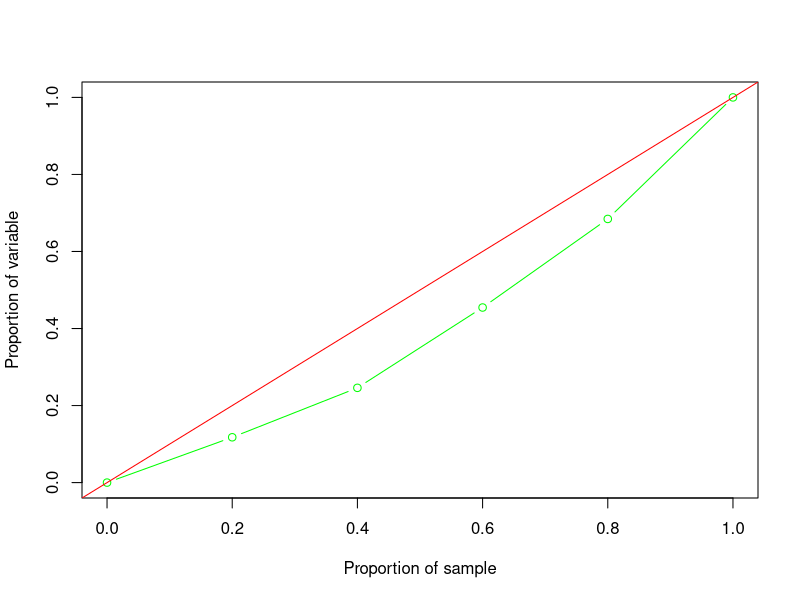

Write the R code that produced this figure.
# Gini coefficient of inequality: the StatsDirect help example (Pan American
# Health Organisation 2001, infant mortality in five countries) in R
imr <- c(59, 43, 39, 24, 22)              # infant deaths per 1000 live births
n <- length(imr)

# The Gini coefficient from the values in ascending order (the argument i lets
# boot() below pass in a re-sample)
gini <- function(x, i = seq_along(x)) {
  x <- sort(x[i])
  n <- length(x)
  sum((2 * seq_len(n) - n - 1) * x) / (n * sum(x))
}
G <- gini(imr)
six <- function(x) formatC(x, digits = 6, format = "f", drop0trailing = TRUE)
cat("Positive non-zero observations =", n, "\n")
cat("Variance coefficient =", six(sd(imr) / mean(imr)), "\n")
cat("Gini coefficient =", six(G), "\n")
cat("Unbiased estimator of population Gini coefficient =", six(G * n / (n - 1)), "\n")

# Bootstrap confidence intervals with the boot package, which comes with R: 2000
# re-samples as in the example (StatsDirect's default is 100,000). The limits
# depend on the random re-samples, so they differ a little from run to run and
# from StatsDirect's. R's bias is the mean re-sampled coefficient less G, the
# opposite way round to StatsDirect's. The BCa interval is given the jackknife
# influence values, so its acceleration is the one StatsDirect uses (Efron and
# Tibshirani 1993). With so few values R warns that the BCa limits are unstable.
if (!requireNamespace("boot", quietly = TRUE)) install.packages("boot", repos = "https://cloud.r-project.org")
library(boot)
set.seed(2001)
b <- boot(imr, gini, R = 2000)
cat("Re-samples =", b$R, "\n")
print(b)
ci <- boot.ci(b, type = c("perc", "bca"), L = empinf(b, type = "jack"))
print(ci)

# StatsDirect multiplies the limits, like the coefficient, by n / (n - 1) for the
# unbiased estimator
cat("Unbiased percentile 95% CI =", six(ci$percent[4] * n / (n - 1)), "to",
    six(ci$percent[5] * n / (n - 1)), "\n")
cat("Unbiased BCa 95% CI =", six(ci$bca[4] * n / (n - 1)), "to",
    six(ci$bca[5] * n / (n - 1)), "\n")

# Brown's (1994) index from the two components, live births and infant deaths,
# with the countries in ascending order of the rate
births <- c(250, 621, 308, 889, 568)
deaths <- c(14750, 26703, 12012, 21336, 12496)
o <- order(imr)
X <- c(0, cumsum(births[o]) / sum(births))
Y <- c(0, cumsum(deaths[o]) / sum(deaths))
gb <- 1 - sum((Y[-1] + Y[-(n + 1)]) * (X[-1] - X[-(n + 1)]))
cat("Brown's G b =", formatC(gb, digits = 4, format = "f"), "\n")

# The Lorenz plot at the end of the report: the cumulative share of the variable
# against the cumulative share of the sample (green), with the line of equality
# (red)
x <- sort(imr)
plot(c(0, seq_len(n) / n), c(0, cumsum(x) / sum(x)), type = "b", col = "green",
     xlim = c(0, 1), ylim = c(0, 1), xlab = "Proportion of sample",
     ylab = "Proportion of variable")
abline(0, 1, col = "red")
